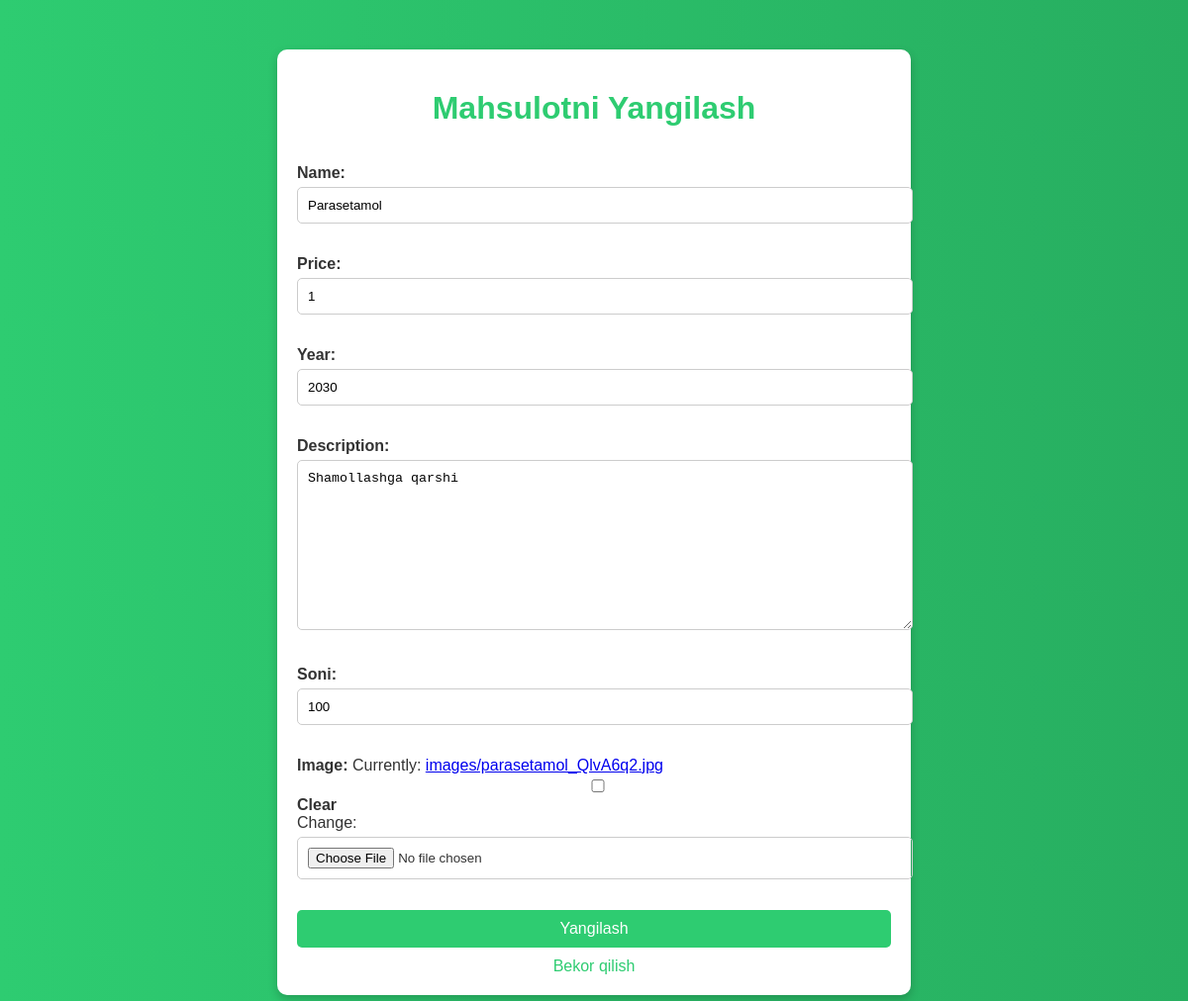
Page /update/9/ on the committed database.
### home/models.py (models this page shows, shortened)
class Dorixona(models.Model):
    name = models.CharField(max_length=100)
    price = models.PositiveIntegerField()
    year = models.PositiveIntegerField()
    description = models.TextField()
    soni = models.PositiveIntegerField()
    image = models.ImageField(upload_to="images/", default='defaults/default.jpeg ', null=True, blank=True)
    created_at = models.DateTimeField(auto_now_add=True)
    updated_at = models.DateTimeField(auto_now=True)
    class Meta:
        verbose_name = "Dorixona"
        ordering = ["-created_at"]

### home/views.py (the view, shortened to what this page needs)
# urls.py: path("update/<int:pk>/", ProductUpdateView.as_view(), name="update"),
class ProductUpdateView(View):
    def get(self, request, pk):
        dorixona = get_object_or_404(Dorixona, pk=pk)
        form = DorixonaForm(instance=dorixona)
        context = {'dorixona': dorixona, 'form': form}
        return render(request, 'product_update.html', context)

### home/forms.py (shortened to what this page needs)
class DorixonaForm(forms.ModelForm):
    class Meta:
        model = Dorixona
        fields = ['name', 'price', 'year', 'description', 'soni', 'image']

### templates/product_update.html (shortened to what this page needs)
{% load static %}
<!DOCTYPE html>
<html lang="uz">
<head>
</head>
<body>
    <div class="container">
        <h1>Mahsulotni Yangilash</h1>
        <form method="POST" enctype="multipart/form-data">
            {{ form.as_p }}
            <button type="submit">Yangilash</button>
        </form>
        <a href="{% url 'products' %}" class="back-link">Bekor qilish</a>
    </div>
</body>
</html>

### templates/product_update.html (style rules this page uses)
body { font-family: Arial, sans-serif; margin: 0; padding: 0; background: linear-gradient(to right, #2ecc71, #27ae60); color: #333; }
.container { max-width: 600px; margin: 50px auto; padding: 20px; background: white; border-radius: 10px; box-shadow: 0px 4px 10px rgba(0, 0, 0, 0.2); }
h1 { text-align: center; color: #2ecc71; }
form { display: flex; flex-direction: column; }
label { font-weight: bold; margin-top: 10px; }
input, textarea { width: 100%; padding: 10px; margin-top: 5px; border: 1px solid #ccc; border-radius: 5px; }
button { margin-top: 15px; padding: 10px; background: #2ecc71; color: white; border: none; cursor: pointer; font-size: 16px; border-radius: 5px; }
.back-link { display: block; text-align: center; margin-top: 10px; color: #2ecc71; text-decoration: none; }

### rows in the picture
Dorixona: name "Parasetamol", price "1", year "2030", description "Shamollashga qarshi", soni "100"
